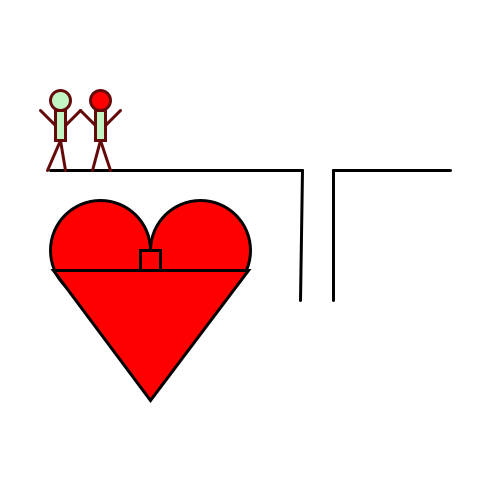
Frame 1 (no input)
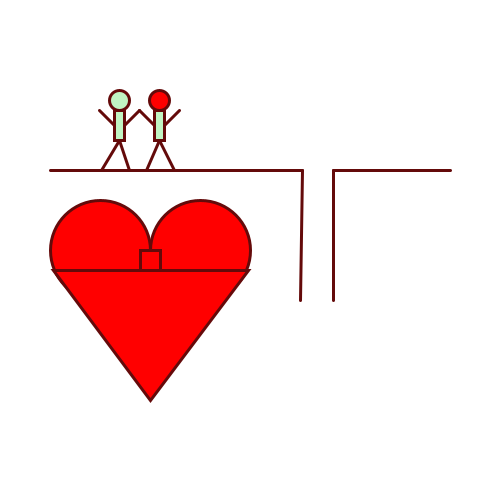
Frame 60 (the mouse pressed at the canvas centre just before this capture)
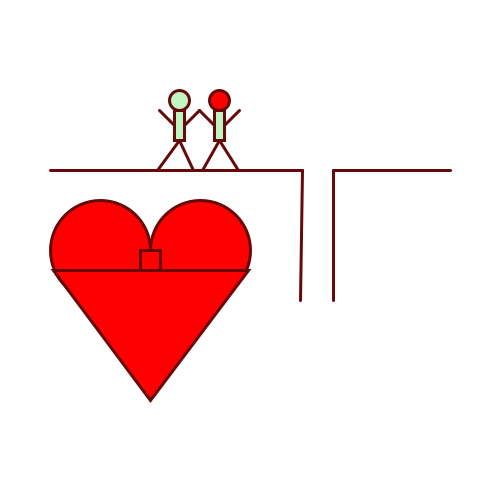
Frame 120 (the mouse held since frame 60 and released just before this capture)

The Processing sketch that drew these frames (run headless with seeded random() and noise(); from frame 60 on, the mouse is pressed at the canvas centre):

// Processing sketch: chen_mens_walk
// ── chen_mens_walk.pde
int walk=0; //Which leg steps
int x=0;    //main body motion
int stepl=0;//left leg step
int stepr=0;//right leg step


void setup(){
  size(500,500);
  frameRate(30);
  noFill();
  strokeWeight(3);//ticker line
}

void draw(){       
  background(255);
  fill(255,0,0);  //erase previous
  ellipse(100,250,100,100);  //piece together 
  ellipse(200,250,100,100);  //a heart shape 
  triangle(53,270,248,270,150,400);//from basic shapes 
  rect(140,250,20,20);
  line(50,170,302,170);         //land left of abyss
  line(302,170,300,300);        //left side of abyss
  line(333,170,450,170);        //right side of abyss
  line(333,170,333,300);        //right of abyss
  stroke(100,10,10);              //stick man is read
  ellipse(100+x,100,20,20);     //head
  fill(193,245,195);
  rect(95+x,110,10,30);         //body
  line(95+x,125,80+x,110);      //left arm
  line(105+x,125,120+x,110);    //right arm
  ellipse(60+x,100,20,20);     //head
  fill(193,245,195);
  rect(55+x,110,10,30);         //body
  line(55+x,125,40+x,110);      //left arm
  line(65+x,125,80+x,110);    //right arm
  if(walk==0){                  //which leg is moving
    stepl=stepl+2;              //left, go faster
  }else{
    stepr=stepr+2;              //right, go faster
  }
  line(100+x,140,90+stepl,170);  //left foot
  line(100+x,140,110+stepr,170);  //right foot
  line(60+x,140,45+stepl,170);  // left foot
  line(60+x,140,65+stepr,170);  //right foot
  if(abs(stepl-stepr)>=15){
    walk=1-walk;
  }
  x=x+1;
}
